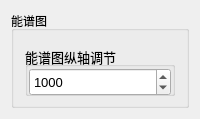
      <widget class="QWidget" name="tab">
       <attribute name="title">
        <string>能谱图</string>
       </attribute>
       <layout class="QHBoxLayout" name="horizontalLayout_6">
        <item>
         <widget class="QGroupBox" name="groupBox_15">
          <property name="title">
           <string>能谱图</string>
          </property>
          <layout class="QVBoxLayout" name="verticalLayout_15" stretch="1,0">
           <item>
            <widget class="QCustomPlot" name="customPlot_accumulate" native="true">
             <property name="font">
              <font>
               <pointsize>6</pointsize>
              </font>
             </property>
            </widget>
           </item>
           <item>
            <layout class="QHBoxLayout" name="horizontalLayout_27">
             <item>
              <widget class="QGroupBox" name="groupBox_28">
               <property name="sizePolicy">
                <sizepolicy hsizetype="Preferred" vsizetype="Preferred">
                 <horstretch>0</horstretch>
                 <verstretch>0</verstretch>
                </sizepolicy>
               </property>
               <property name="minimumSize">
                <size>
                 <width>150</width>
                 <height>50</height>
                </size>
               </property>
               <property name="maximumSize">
                <size>
                 <width>150</width>
                 <height>50</height>
                </size>
               </property>
               <property name="font">
                <font>
                 <pointsize>10</pointsize>
                </font>
               </property>
               <property name="title">
                <string>能谱图纵轴调节</string>
               </property>
               <layout class="QHBoxLayout" name="horizontalLayout_29" stretch="0">
                <property name="spacing">
                 <number>6</number>
                </property>
                <property name="leftMargin">
                 <number>1</number>
                </property>
                <property name="topMargin">
                 <number>1</number>
                </property>
                <property name="rightMargin">
                 <number>1</number>
                </property>
                <property name="bottomMargin">
                 <number>1</number>
                </property>
                <item>
                 <widget class="QDoubleSpinBox" name="doubleSpinBox_energyYxisChanged">
                  <property name="sizePolicy">
                   <sizepolicy hsizetype="Minimum" vsizetype="Fixed">
                    <horstretch>0</horstretch>
                    <verstretch>0</verstretch>
                   </sizepolicy>
                  </property>
                  <property name="minimumSize">
                   <size>
                    <width>0</width>
                    <height>28</height>
                   </size>
                  </property>
                  <property name="decimals">
                   <number>0</number>
                  </property>
                  <property name="minimum">
                   <double>5.000000000000000</double>
                  </property>
                  <property name="maximum">
                   <double>1500.000000000000000</double>
                  </property>
                  <property name="singleStep">
                   <double>5.000000000000000</double>
                  </property>
                  <property name="value">
                   <double>1000.000000000000000</double>
                  </property>
                 </widget>
                </item>
               </layout>
              </widget>
             </item>
            </layout>
           </item>
          </layout>
         </widget>
        </item>
       </layout>
      </widget>
